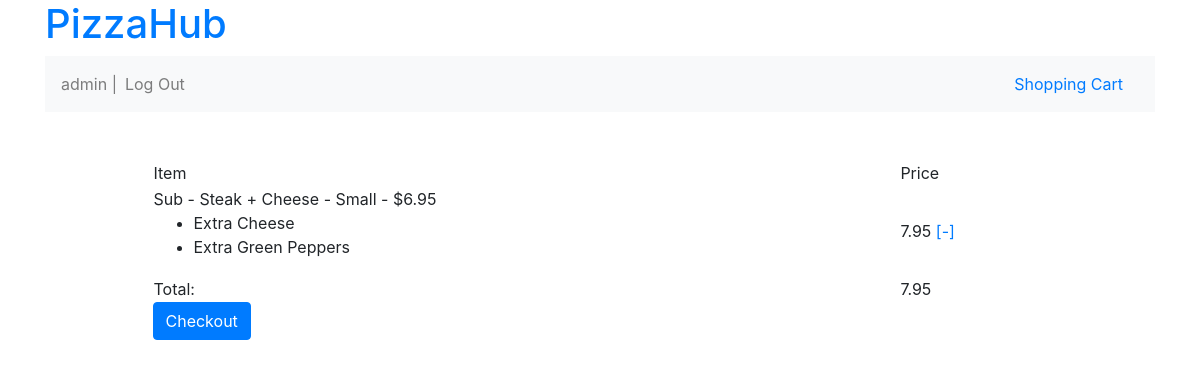
/shoppingcart/ (signed in), run on an earlier commit of the app's database.
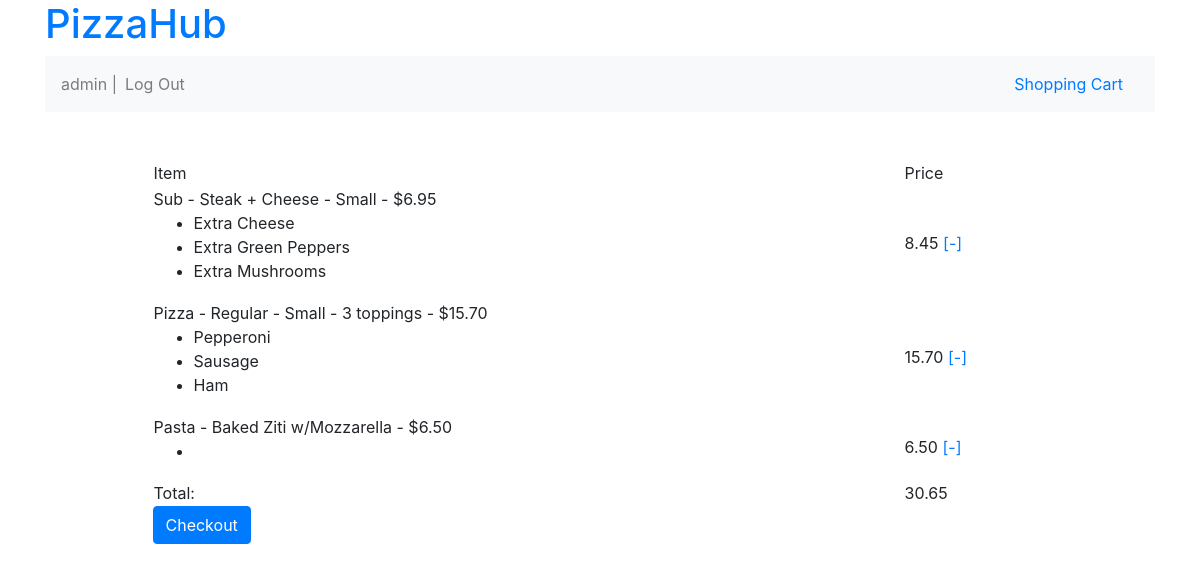
And on a later commit of the database.
### orders/models.py (models this page shows, shortened)
class OrderItem (models.Model):
	menu_item = models.ForeignKey(MenuItem, on_delete=models.CASCADE);
	final_price = models.DecimalField(max_digits=5, decimal_places=2,validators=[MinValueValidator(Decimal('0.00'))]);
	def final_price_dollars(self):
		return "$ %.2f" % float(self.final_price) if self.final_price else "$ 0.00";
	final_price_dollars.short_description = "Final Price"
	add_ons = models.CharField(blank=True, max_length=100); #list of add ons for pizza or subs, separated by commas, can be blank
	def get_add_ons_list(self):
		print(self.add_ons.split(','));
		return self.add_ons.split(',');
	shopping_cart = models.ForeignKey(ShoppingCart, on_delete=models.CASCADE);

class MenuItem(models.Model):
	item_type = models.CharField(max_length=3, choices = ITEM_TYPE_CHOICES, default = PIZZA);
	item_name = models.CharField(max_length=100);
	price = models.DecimalField(max_digits=5, decimal_places=2,validators=[MinValueValidator(Decimal('0.00'))])
	def __str__(self):
		def pizzaToString():
			return self.pizzamenuitem.__str__();
		def subToString():
			return self.submenuitem.__str__();
		def platterToString():
			return self.plattermenuitem.__str__();
		def saladToString():
			return self.saladmenuitem.__str__();
		def pastaToString():
			return self.pastamenuitem.__str__();
		def defaultToString():
			return str(f"{self.get_item_type_display()} - {self.item_name} - ${self.price}");
		switcher = {
			PIZZA: pizzaToString,
			SUB: subToString,
			PLATTER: platterToString,
			SALAD: saladToString,
			PASTA: pastaToString,
		}
		return switcher.get(self.item_type, defaultToString)();
	class Meta:
			verbose_name = "Menu Item"

class SubMenuItem(MenuItem):
	size = models.CharField(max_length=1, choices = SIZE_CHOICES, default = SMALL)
	def __str__(self):
		return str(f"{self.get_item_type_display()} - {self.item_name} - {self.get_size_display()} - ${self.price}");
	class Meta:
		verbose_name = "Sub Menu Item"

class ShoppingCart (models.Model):
	user = models.ForeignKey(User, on_delete=models.CASCADE);
	total_cost = models.DecimalField(max_digits=5, default = Decimal('0.00'),decimal_places=2,validators=[MinValueValidator(Decimal('0.00'))]);
	def total_cost_dollars(self):
		return "$ %.2f" % float(self.total_cost) if self.total_cost else 0;
	total_cost_dollars.short_description = "Total Cost"
	ORDER_STATUS_POSS = (
		('0', "In Process"),
		('1', "Order Placed"),
	);
	order_status = models.CharField(max_length=1, choices = ORDER_STATUS_POSS, default = '0', verbose_name="Order Status");
	conf_num = models.IntegerField(blank=True, null=True, verbose_name="Order Confirmation #");
	checkout_time = models.DateTimeField(blank=True, null=True, verbose_name="Time Order Placed");
	class Meta:
		verbose_name = "Shopping Cart"

class PizzaMenuItem(MenuItem):
	REGULAR = 'Regular'
	SICILIAN = 'Sicilian'
	PIZZA_TYPE_CHOICES = (
		(REGULAR, "Regular"),
		(SICILIAN, "Sicilian"),
	)
	TOPPING_SEL_CHOICES = (
		('0', "Cheese"),
		('1',"1 topping"),
		('2',"2 toppings"),
		('3',"3 toppings"),
		('4',"Special")
	)
	pizza_type = models.CharField(max_length=100, choices = PIZZA_TYPE_CHOICES, default = REGULAR)
	size = models.CharField(max_length=1, choices = SIZE_CHOICES, default = SMALL)
	topping_sel = models.CharField(max_length=1, choices = TOPPING_SEL_CHOICES, default = '0', verbose_name="Topping Selection")
	def __str__(self):
		return str(f"{self.get_item_type_display()} - {self.item_name} - {self.get_size_display()} - {self.pizzamenuitem.get_topping_sel_display()} - ${self.price}");
	class Meta:
			verbose_name = "Pizza Menu Item"

### orders/views.py (the view)
# urls.py: path("shoppingcart/", views.shopping_cart, name="shopping_cart"),
def shopping_cart(request):
	shopping_cart= get_current_shopping_cart(request);
	shopping_cart_items = OrderItem.objects.filter(shopping_cart=shopping_cart);
	context = {
		'shopping_cart': shopping_cart,
		'shopping_cart_items': shopping_cart_items,
	}
	template = loader.get_template('orders/cart.html')
	return HttpResponse(template.render(context, request));

### orders/models.py (called while the page is built)
	def __str__(self):
		return str(f"{self.get_item_type_display()} - {self.item_name} - ${self.price}");

### orders/views.py (called while the page is built)
def get_current_shopping_cart(request):
	if request.user.is_authenticated:
		cart_query = ShoppingCart.objects.filter(user = request.user, order_status='0');
		if len(cart_query)==0:
			new_cart = ShoppingCart(user=request.user);
			new_cart.save();
			return new_cart;
		else:
			return cart_query.get();
	else:
		print('User is not logged in.')

### orders/templates/orders/cart.html (shortened to what this page needs)
{% extends "orders/base.html" %}
{% block body %}
<div class="container col-10">
<form action="{% url 'orders:check_out' %}" method="post">
	<table width="100%">
		<tbody>
			<tr>
				<td>Item</td>
				<td>Price</td>
			</tr>
				{% for item in shopping_cart_items %}
				<tr>
					<td name = "item">{{item.menu_item}}
					<ul>
					{% for add_on in item.get_add_ons_list %}
						<li>{{ add_on }}</li>
					{% endfor %}
					</ul>
					</td>
					<td><span class="order-item-price">{{item.final_price}}</span> <a href="" class="removeItem" id="{{item.id}}">[-]</a></td>
				</tr>
				{% endfor %}
				<tr>
					<td>Total: </td><td id="total-cost">{{shopping_cart.total_cost}}</td>
				</tr>
		</tbody>
	</table>
	<button class="btn btn-primary" type="submit" name="submit">Checkout</button>
</form>
</div>
{% endblock %}

### orders/templates/orders/base.html (shortened to what this page needs)
<!DOCTYPE html>
<html>
    <head>
      {% load static %}
    	<link rel="stylesheet" href="https://stackpath.bootstrapcdn.com/bootstrap/4.1.3/css/bootstrap.min.css">
    </head>
    <body>
    	<div class="container">
            <a id="title" href="{% url 'orders:index' %}"><h1>PizzaHub</h1></a>
            <nav class="navbar navbar-expand-lg navbar-light bg-light mb-5 justify-content-between">
                   <ul class="navbar-nav ">
                      {% if user.is_authenticated %}
                      <li class="navbar-text">
                          {{ user.username }} |
                      </li>
                      <li class="nav-item">
                          <a href="{% url 'orders:logout' %}" class="nav-link">Log Out</a>
                      </li>
                      {% endif %}
                    </ul>
                    <div class="nav-item">
                      <a href="{% url 'orders:shopping_cart' %}" class="nav-link">Shopping Cart</a>
                    </div>
            </nav>
            {% block body %}
        	{% endblock %}
        </div>
    </body>
</html>

What changed in the data, as far as the page shows it:
changed OrderItem "Sub - Steak + Cheese - Small - $6.95": final_price "7.95" → "8.45"
added OrderItem: menu_item "Pizza - Regular - Small - 3 toppings - $15.70", get_add_ons_list "Pepperoni" "Sausage" "Ham", final_price "15.70"
added OrderItem: menu_item "Pasta - Baked Ziti w/Mozzarella - $6.50", final_price "6.50"
changed ShoppingCart: total_cost "7.95" → "30.65"
Also different on the page:
new list line: "Extra Mushrooms"
